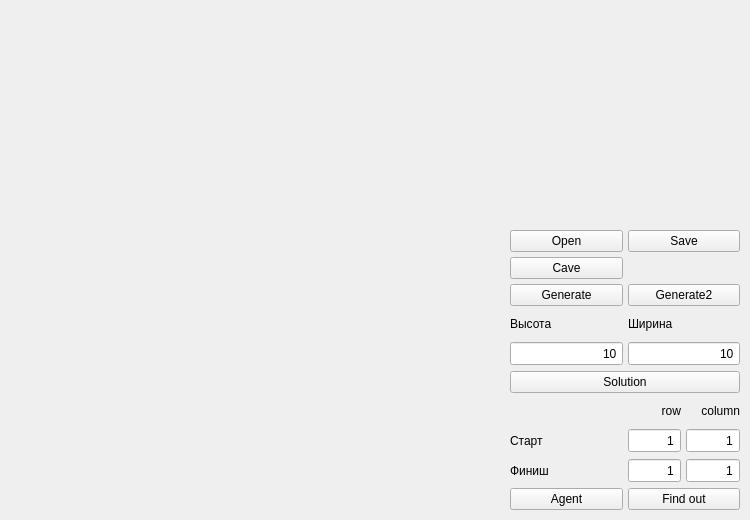
<?xml version="1.0" encoding="UTF-8"?>
<ui version="4.0">
 <class>View</class>
 <widget class="QMainWindow" name="View">
  <property name="geometry">
   <rect>
    <x>0</x>
    <y>0</y>
    <width>750</width>
    <height>520</height>
   </rect>
  </property>
  <property name="minimumSize">
   <size>
    <width>750</width>
    <height>520</height>
   </size>
  </property>
  <property name="windowTitle">
   <string>View</string>
  </property>
  <property name="styleSheet">
   <string notr="true">QMainWindow {
#background:  rgb(255, 255, 255);
}</string>
  </property>
  <property name="tabShape">
   <enum>QTabWidget::Rounded</enum>
  </property>
  <widget class="QWidget" name="centralwidget">
   <property name="sizePolicy">
    <sizepolicy hsizetype="Expanding" vsizetype="Expanding">
     <horstretch>0</horstretch>
     <verstretch>0</verstretch>
    </sizepolicy>
   </property>
   <property name="minimumSize">
    <size>
     <width>700</width>
     <height>520</height>
    </size>
   </property>
   <layout class="QGridLayout" name="gridLayout" rowstretch="0,0,0,0,0,0,0,0,0,0,0,0,0,0,0,0,0,0,0" columnstretch="0,0,0,0,0">
    <property name="sizeConstraint">
     <enum>QLayout::SetDefaultConstraint</enum>
    </property>
    <property name="leftMargin">
     <number>10</number>
    </property>
    <property name="topMargin">
     <number>10</number>
    </property>
    <property name="rightMargin">
     <number>10</number>
    </property>
    <property name="bottomMargin">
     <number>10</number>
    </property>
    <property name="spacing">
     <number>5</number>
    </property>
    <item row="1" column="1" colspan="2">
     <widget class="QPushButton" name="buttonOpen">
      <property name="text">
       <string>Open</string>
      </property>
     </widget>
    </item>
    <item row="13" column="1" colspan="4">
     <widget class="QPushButton" name="buttonSolu">
      <property name="sizePolicy">
       <sizepolicy hsizetype="Minimum" vsizetype="Fixed">
        <horstretch>0</horstretch>
        <verstretch>0</verstretch>
       </sizepolicy>
      </property>
      <property name="text">
       <string>Solution</string>
      </property>
      <property name="checkable">
       <bool>true</bool>
      </property>
     </widget>
    </item>
    <item row="10" column="1" colspan="2">
     <widget class="QPushButton" name="buttonGen">
      <property name="text">
       <string>Generate</string>
      </property>
     </widget>
    </item>
    <item row="14" column="4">
     <widget class="QLabel" name="label_columns">
      <property name="sizePolicy">
       <sizepolicy hsizetype="Preferred" vsizetype="Fixed">
        <horstretch>0</horstretch>
        <verstretch>0</verstretch>
       </sizepolicy>
      </property>
      <property name="minimumSize">
       <size>
        <width>0</width>
        <height>25</height>
       </size>
      </property>
      <property name="text">
       <string>column</string>
      </property>
      <property name="alignment">
       <set>Qt::AlignRight|Qt::AlignTrailing|Qt::AlignVCenter</set>
      </property>
     </widget>
    </item>
    <item row="16" column="3">
     <widget class="QSpinBox" name="start_r">
      <property name="minimumSize">
       <size>
        <width>0</width>
        <height>25</height>
       </size>
      </property>
      <property name="layoutDirection">
       <enum>Qt::LeftToRight</enum>
      </property>
      <property name="inputMethodHints">
       <set>Qt::ImhDigitsOnly</set>
      </property>
      <property name="alignment">
       <set>Qt::AlignRight|Qt::AlignTrailing|Qt::AlignVCenter</set>
      </property>
      <property name="buttonSymbols">
       <enum>QAbstractSpinBox::NoButtons</enum>
      </property>
      <property name="accelerated">
       <bool>false</bool>
      </property>
      <property name="correctionMode">
       <enum>QAbstractSpinBox::CorrectToPreviousValue</enum>
      </property>
      <property name="minimum">
       <number>1</number>
      </property>
      <property name="maximum">
       <number>50</number>
      </property>
      <property name="stepType">
       <enum>QAbstractSpinBox::DefaultStepType</enum>
      </property>
     </widget>
    </item>
    <item row="11" column="3" colspan="2">
     <widget class="QLabel" name="label_col">
      <property name="sizePolicy">
       <sizepolicy hsizetype="Preferred" vsizetype="Fixed">
        <horstretch>0</horstretch>
        <verstretch>0</verstretch>
       </sizepolicy>
      </property>
      <property name="minimumSize">
       <size>
        <width>0</width>
        <height>25</height>
       </size>
      </property>
      <property name="text">
       <string>Ширина</string>
      </property>
     </widget>
    </item>
    <item row="16" column="1" colspan="2">
     <widget class="QLabel" name="label_start">
      <property name="sizePolicy">
       <sizepolicy hsizetype="Preferred" vsizetype="Fixed">
        <horstretch>0</horstretch>
        <verstretch>0</verstretch>
       </sizepolicy>
      </property>
      <property name="minimumSize">
       <size>
        <width>0</width>
        <height>25</height>
       </size>
      </property>
      <property name="text">
       <string>Старт</string>
      </property>
     </widget>
    </item>
    <item row="11" column="1" colspan="2">
     <widget class="QLabel" name="label_row">
      <property name="sizePolicy">
       <sizepolicy hsizetype="Preferred" vsizetype="Fixed">
        <horstretch>0</horstretch>
        <verstretch>0</verstretch>
       </sizepolicy>
      </property>
      <property name="minimumSize">
       <size>
        <width>0</width>
        <height>25</height>
       </size>
      </property>
      <property name="text">
       <string>Высота</string>
      </property>
     </widget>
    </item>
    <item row="17" column="3">
     <widget class="QSpinBox" name="end_r">
      <property name="minimumSize">
       <size>
        <width>0</width>
        <height>25</height>
       </size>
      </property>
      <property name="layoutDirection">
       <enum>Qt::LeftToRight</enum>
      </property>
      <property name="alignment">
       <set>Qt::AlignRight|Qt::AlignTrailing|Qt::AlignVCenter</set>
      </property>
      <property name="buttonSymbols">
       <enum>QAbstractSpinBox::NoButtons</enum>
      </property>
      <property name="minimum">
       <number>1</number>
      </property>
      <property name="maximum">
       <number>50</number>
      </property>
      <property name="singleStep">
       <number>1</number>
      </property>
     </widget>
    </item>
    <item row="12" column="1" colspan="2">
     <widget class="QSpinBox" name="box_row">
      <property name="minimumSize">
       <size>
        <width>0</width>
        <height>25</height>
       </size>
      </property>
      <property name="baseSize">
       <size>
        <width>0</width>
        <height>25</height>
       </size>
      </property>
      <property name="alignment">
       <set>Qt::AlignRight|Qt::AlignTrailing|Qt::AlignVCenter</set>
      </property>
      <property name="buttonSymbols">
       <enum>QAbstractSpinBox::NoButtons</enum>
      </property>
      <property name="minimum">
       <number>1</number>
      </property>
      <property name="maximum">
       <number>50</number>
      </property>
      <property name="value">
       <number>10</number>
      </property>
      <property name="displayIntegerBase">
       <number>10</number>
      </property>
     </widget>
    </item>
    <item row="16" column="4">
     <widget class="QSpinBox" name="start_c">
      <property name="minimumSize">
       <size>
        <width>0</width>
        <height>25</height>
       </size>
      </property>
      <property name="alignment">
       <set>Qt::AlignRight|Qt::AlignTrailing|Qt::AlignVCenter</set>
      </property>
      <property name="buttonSymbols">
       <enum>QAbstractSpinBox::NoButtons</enum>
      </property>
      <property name="minimum">
       <number>1</number>
      </property>
      <property name="maximum">
       <number>50</number>
      </property>
     </widget>
    </item>
    <item row="12" column="3" colspan="2">
     <widget class="QSpinBox" name="box_col">
      <property name="minimumSize">
       <size>
        <width>0</width>
        <height>25</height>
       </size>
      </property>
      <property name="sizeIncrement">
       <size>
        <width>4</width>
        <height>0</height>
       </size>
      </property>
      <property name="baseSize">
       <size>
        <width>0</width>
        <height>25</height>
       </size>
      </property>
      <property name="alignment">
       <set>Qt::AlignRight|Qt::AlignTrailing|Qt::AlignVCenter</set>
      </property>
      <property name="buttonSymbols">
       <enum>QAbstractSpinBox::NoButtons</enum>
      </property>
      <property name="minimum">
       <number>1</number>
      </property>
      <property name="maximum">
       <number>50</number>
      </property>
      <property name="value">
       <number>10</number>
      </property>
     </widget>
    </item>
    <item row="14" column="3">
     <widget class="QLabel" name="label_rows">
      <property name="sizePolicy">
       <sizepolicy hsizetype="Preferred" vsizetype="Fixed">
        <horstretch>0</horstretch>
        <verstretch>0</verstretch>
       </sizepolicy>
      </property>
      <property name="minimumSize">
       <size>
        <width>0</width>
        <height>25</height>
       </size>
      </property>
      <property name="text">
       <string>row</string>
      </property>
      <property name="alignment">
       <set>Qt::AlignRight|Qt::AlignTrailing|Qt::AlignVCenter</set>
      </property>
     </widget>
    </item>
    <item row="2" column="1" colspan="2">
     <widget class="QPushButton" name="buttonCave">
      <property name="sizePolicy">
       <sizepolicy hsizetype="Minimum" vsizetype="Fixed">
        <horstretch>0</horstretch>
        <verstretch>0</verstretch>
       </sizepolicy>
      </property>
      <property name="text">
       <string>Cave</string>
      </property>
     </widget>
    </item>
    <item row="10" column="3" colspan="2">
     <widget class="QPushButton" name="buttonGen2">
      <property name="text">
       <string>Generate2</string>
      </property>
     </widget>
    </item>
    <item row="17" column="4">
     <widget class="QSpinBox" name="end_c">
      <property name="minimumSize">
       <size>
        <width>0</width>
        <height>25</height>
       </size>
      </property>
      <property name="alignment">
       <set>Qt::AlignRight|Qt::AlignTrailing|Qt::AlignVCenter</set>
      </property>
      <property name="buttonSymbols">
       <enum>QAbstractSpinBox::NoButtons</enum>
      </property>
      <property name="minimum">
       <number>1</number>
      </property>
      <property name="maximum">
       <number>50</number>
      </property>
     </widget>
    </item>
    <item row="1" column="3" colspan="2">
     <widget class="QPushButton" name="buttonSave">
      <property name="text">
       <string>Save</string>
      </property>
     </widget>
    </item>
    <item row="1" column="0">
     <spacer name="horizontalSpacer_2">
      <property name="orientation">
       <enum>Qt::Horizontal</enum>
      </property>
      <property name="sizeType">
       <enum>QSizePolicy::Fixed</enum>
      </property>
      <property name="sizeHint" stdset="0">
       <size>
        <width>500</width>
        <height>20</height>
       </size>
      </property>
     </spacer>
    </item>
    <item row="17" column="1">
     <widget class="QLabel" name="label_end">
      <property name="sizePolicy">
       <sizepolicy hsizetype="Preferred" vsizetype="Fixed">
        <horstretch>0</horstretch>
        <verstretch>0</verstretch>
       </sizepolicy>
      </property>
      <property name="minimumSize">
       <size>
        <width>0</width>
        <height>25</height>
       </size>
      </property>
      <property name="text">
       <string>Финиш</string>
      </property>
     </widget>
    </item>
    <item row="0" column="1" colspan="4">
     <widget class="QLabel" name="label">
      <property name="minimumSize">
       <size>
        <width>200</width>
        <height>25</height>
       </size>
      </property>
      <property name="maximumSize">
       <size>
        <width>16777215</width>
        <height>16777215</height>
       </size>
      </property>
      <property name="text">
       <string/>
      </property>
     </widget>
    </item>
    <item row="18" column="1" colspan="2">
     <widget class="QPushButton" name="buttonAgent">
      <property name="text">
       <string>Agent</string>
      </property>
      <property name="checkable">
       <bool>true</bool>
      </property>
     </widget>
    </item>
    <item row="18" column="3" colspan="2">
     <widget class="QPushButton" name="buttonOut">
      <property name="text">
       <string>Find out</string>
      </property>
      <property name="checkable">
       <bool>true</bool>
      </property>
     </widget>
    </item>
   </layout>
  </widget>
 </widget>
 <resources/>
 <connections/>
</ui>
